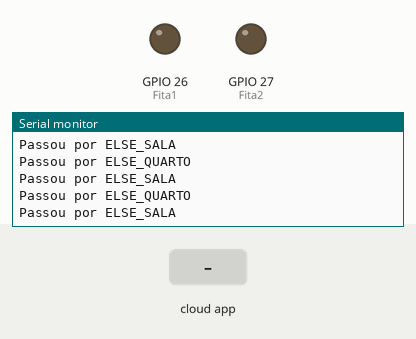
Recording of a sketch running on a simulated ESP32. Shown: output pins drawn as LEDs (lit = HIGH), the last lines printed to the serial monitor. Inputs (shaded band) come from the test bench. WiFi joins after 1.5 s; servers stay silent unless stated; the Firebase database answers and starts empty.

Above: at 3.2 s.
3.3 s: the phone or cloud app sets Fita_Sala to 1
At 3.48 s:
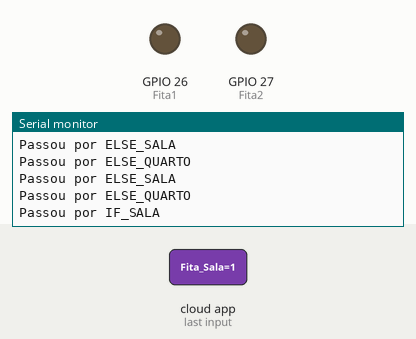
5.1 s: the phone or cloud app sets Fita_Quarto to 1
At 5.44 s:
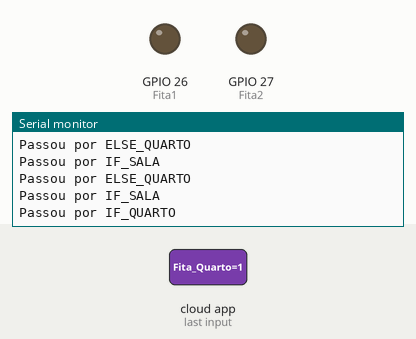

The sketch:

Teste_Atuadores_MacroProjeto.ino
```cpp
#include <Wire.h>

#include <IOXhop_FirebaseESP32.h>
#include <IOXhop_FirebaseStream.h>

#include <WiFi.h>

#include <ArduinoJson.h>

#define WIFI_SSID ""
#define WIFI_PASSWORD ""
#define FIREBASE_HOST ""
#define FIREBASE_AUTH ""

#define Fita1 26
#define Fita2 27


void setup() {

  pinMode(Fita1, OUTPUT);
  pinMode(Fita2, OUTPUT);
  Serial.begin(115200);

   WiFi.begin(WIFI_SSID, WIFI_PASSWORD);
   Serial.println("Conectando ao WiFi");
   while(WiFi.status()!= WL_CONNECTED){
     Serial.print("Conectando...");
     Serial.println();
     delay(1000);
    }
    Serial.println();
    Serial.print("Conectado");
    Serial.println();
    Firebase.begin(FIREBASE_HOST,FIREBASE_AUTH);

}

void loop() {
  //Colocar um if firebase_get(...) =! N ----> Somente entra na função se tiver alguma mudança (Tipo Serial.available)


  Func_Atuadores();

}


void Func_Atuadores(){

bool F1 = Firebase.getBool("/Atuadores/Fita_Sala");
  if(F1 == true){

    Serial.println("Passou por IF_SALA");
  }
  else{

    Serial.println("Passou por ELSE_SALA");

  }

  bool F2 = Firebase.getBool("/Atuadores/Fita_Quarto");
  if(F2 == true ){

    Serial.println("Passou por IF_QUARTO");
  }
  else{

    Serial.println("Passou por ELSE_QUARTO");

  }


}
```

Measured:
- after the input at 3.3 s, the serial monitor: prints a new line after 0.05 s (image 1)
- after the input at 5.1 s, the serial monitor: prints a new line after 0.21 s (image 2)
